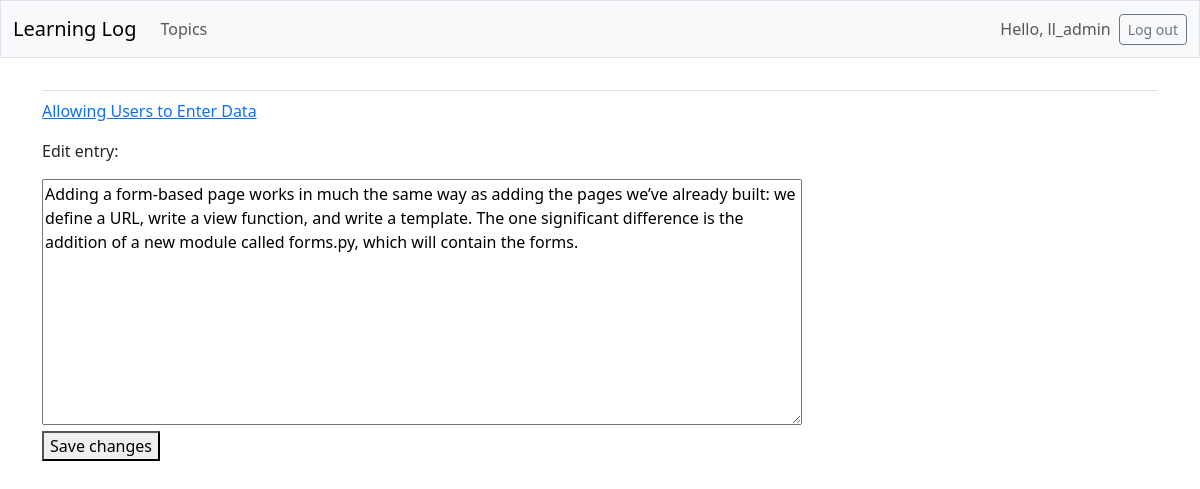
/edit_entry/7/ (signed in), run on the app's committed database.
### learning_logs/models.py (models this page shows, shortened)
class Topic(models.Model):
    text = models.CharField(max_length=200)
    date_added = models.DateTimeField(auto_now_add=True)
    owner = models.ForeignKey(User, on_delete=models.CASCADE)
    def __str__(self):
        return self.text

class Entry(models.Model):
    topic = models.ForeignKey(Topic, on_delete=models.CASCADE)
    text = models.TextField()
    date_added = models.DateTimeField(auto_now_add=True)
    class Meta:
        verbose_name_plural = 'entries'

### learning_logs/views.py (the view)
# urls.py: path('edit_entry/<int:entry_id>/', views.edit_entry, name='edit_entry'),
@login_required
def edit_entry(request, entry_id):
    entry = Entry.objects.get(id=entry_id)
    topic = entry.topic
    if topic.owner != request.user:
        raise Http404
    if request.method != 'POST':
        form = EntryForm(instance=entry)
    else:
        form = EntryForm(instance=entry, data=request.POST)
        if form.is_valid():
            form.save()
            return redirect('learning_logs:topic', topic_id=topic.id)
    context = {'entry': entry, 'topic': topic, 'form': form}
    return render(request, 'learning_logs/edit_entry.html', context)

### learning_logs/forms.py
class EntryForm(forms.ModelForm):
    class Meta:
        model = Entry
        fields = ['text']
        labels = {'text': ''}
        widgets = {'text': forms.Textarea(attrs={'cols': 80})}

### learning_logs/templates/learning_logs/edit_entry.html (shortened to what this page needs)
{% extends 'learning_logs/base.html' %}
{% block content %}
<p><a href="{% url 'learning_logs:topic' topic.id %}">{{ topic }}</a></p>
<p>Edit entry:</p>
<form action="{% url 'learning_logs:edit_entry' entry.id %}" method='post'>
    {{ form.as_div }}
    <button name='submit'>Save changes</button>
</form>
{% endblock content %}

### learning_logs/templates/learning_logs/base.html (shortened to what this page needs)
<!-- All Bootstrap styling options are now available in any template that inherits from base.html.
    If you want to use custom template tags from django-bootstrap5, each template will need to include
    the {% load django_bootstrap5 %} tag -->
<!DOCTYPE html>
<html lang="en">
<head>
    {% load django_bootstrap5 %}
    {% bootstrap_css %}
</head>
<body>
    <nav class="navbar navbar-expand-md navbar-light bg-light mb-4 border">
        <div class="container-fluid">
            <a class="navbar-brand" href="{% url 'learning_logs:index' %}">Learning Log</a>
            <div class="collapse navbar-collapse" id="navbarCollapse">
                <ul class="navbar-nav me-auto mb-2 mb-md-0">
                    <li class=" nav-item">
                        <a class="nav-link" href="{% url 'learning_logs:topics' %}">Topics</a>
                    </li>
                </ul>
                <ul class="navbar-nav ms-auto mb-2 mb-md-0">
                    {% if user.is_authenticated %}
                    <li class="nav-item">
                        <span class="navbar-text me-2">Hello, {{ user.username }}</span>
                    </li>
                    {% endif %}
                </ul>
                {% if user.is_authenticated %}
                <form action="{% url 'accounts:logout' %}" method="post">
                    <button type="submit" class="btn btn-outline-secondary btn-sm">Log out</button>
                </form>
                {% endif %}
            </div>
        </div>
    </nav>
    <main class="container">
        <div class="pb-2 mb-2 border-bottom">
        </div>
        <div>
            {% block content %}{% endblock content %}
        </div>
    </main>
</body>
</html>

### data on the page
Topic: text "Allowing Users to Enter Data"
Entry: text "Adding a form-based page works in much the same way as adding the pages we’ve already built: we define a URL, write a view function, and write a template. The one significant difference is the addition of a new module called forms.py, which will contain the forms."

### other printed values
{{ user.username }} "ll_admin"
